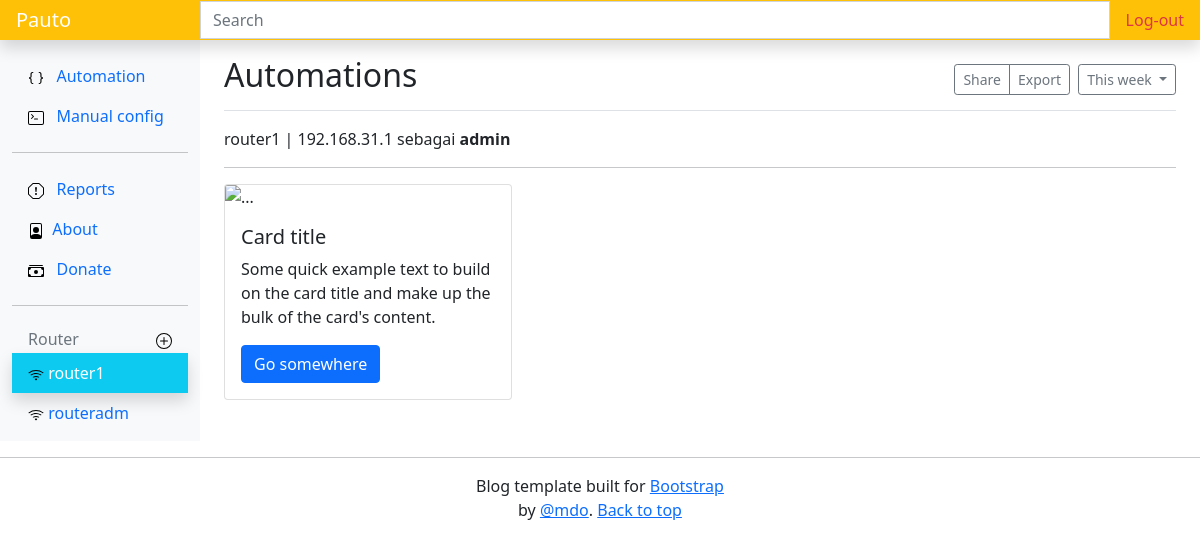
/1/router (signed in), run on the app's committed database.
### netauto/models.py (models this page shows, shortened)
class Routerm(models.Model):
    nama = models.CharField(max_length=50)
    host = models.CharField(max_length=50)
    user = models.CharField(max_length=30)
    password = models.CharField(max_length=50,blank=True)
    pub_date = models.DateField(auto_now=True)
    pass

### netauto/views.py (the view)
# urls.py: path('<int:id>/router',views.router, name='router'),
@login_required(login_url=settings.LOGIN_URL)
def router(request, id):
    router=Routerm.objects.all()
    idk=id
    data=Routerm.objects.filter(pk=id)
    context = {
        'data' : data,
        'router': router,
        'idk':idk
    }
    return render(request,'detailrouter.html',context)
    pass

### netauto/templates/detailrouter.html (shortened to what this page needs)
{% extends 'base.html' %}
{% load static %}
{% block judul %}
Automations
{% endblock judul %}
{% block content %}
    {% for data in data %}
    {{data.nama}} |
    {{data.host}} sebagai
    <strong> {{data.user}}</strong>
    {% endfor %}
    <hr>
    <div class="card" style="width: 18rem;">
  <img src="..." class="card-img-top" alt="...">
  <div class="card-body">
    <h5 class="card-title">Card title</h5>
    <p class="card-text">Some quick example text to build on the card title and make up the bulk of the card's content.</p>
    <a href="#" class="btn btn-primary">Go somewhere</a>
  </div>
</div>
{% endblock content %}
{% block router %}
   {% for router in router %}
        <li class="nav-item ">
        <a class="nav-link {% if idk == router.id %}shadow text-white bg-info{% endif %}" href="{% url 'router' router.id %}">
            <img src="{% static 'icons/wifi.svg' %}" alt="">
            {{router.nama}}
        </a>
    </li>
    {% endfor %}
{% endblock router %}

### data on the page
Routerm: nama "router1", host "192.168.31.1", user "admin"
Routerm: nama "routeradm"
